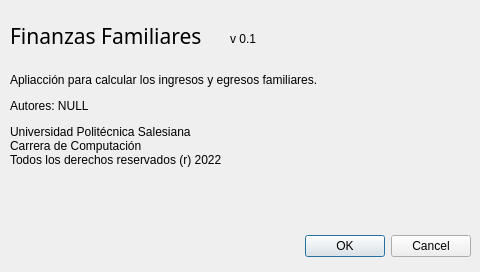
<?xml version="1.0" encoding="UTF-8"?>
<ui version="4.0">
 <class>Acerca</class>
 <widget class="QDialog" name="Acerca">
  <property name="geometry">
   <rect>
    <x>0</x>
    <y>0</y>
    <width>480</width>
    <height>272</height>
   </rect>
  </property>
  <property name="windowTitle">
   <string>Acerca De Salarios</string>
  </property>
  <widget class="QDialogButtonBox" name="buttonBox">
   <property name="geometry">
    <rect>
     <x>10</x>
     <y>230</y>
     <width>461</width>
     <height>32</height>
    </rect>
   </property>
   <property name="orientation">
    <enum>Qt::Horizontal</enum>
   </property>
   <property name="standardButtons">
    <set>QDialogButtonBox::Cancel|QDialogButtonBox::Ok</set>
   </property>
  </widget>
  <widget class="QLabel" name="label">
   <property name="geometry">
    <rect>
     <x>10</x>
     <y>10</y>
     <width>201</width>
     <height>51</height>
    </rect>
   </property>
   <property name="font">
    <font>
     <family>Arial Black</family>
     <pointsize>16</pointsize>
    </font>
   </property>
   <property name="text">
    <string>Finanzas Familiares</string>
   </property>
  </widget>
  <widget class="QLabel" name="label_4">
   <property name="geometry">
    <rect>
     <x>10</x>
     <y>70</y>
     <width>461</width>
     <height>141</height>
    </rect>
   </property>
   <property name="text">
    <string>&lt;html&gt;&lt;head/&gt;&lt;body&gt;&lt;p&gt;Apliacción para calcular los ingresos y egresos familiares.&lt;/p&gt;&lt;p&gt;Autores: NULL&lt;/p&gt;&lt;p&gt;Universidad Politécnica Salesiana&lt;br/&gt;Carrera de Computación&lt;br/&gt;Todos los derechos reservados (r) 2022&lt;/p&gt;&lt;p&gt;&lt;br/&gt;&lt;/p&gt;&lt;/body&gt;&lt;/html&gt;</string>
   </property>
   <property name="textFormat">
    <enum>Qt::RichText</enum>
   </property>
  </widget>
  <widget class="QLabel" name="outVersion">
   <property name="geometry">
    <rect>
     <x>230</x>
     <y>30</y>
     <width>67</width>
     <height>17</height>
    </rect>
   </property>
   <property name="text">
    <string>v 0.1</string>
   </property>
  </widget>
 </widget>
 <resources/>
 <connections>
  <connection>
   <sender>buttonBox</sender>
   <signal>accepted()</signal>
   <receiver>Acerca</receiver>
   <slot>accept()</slot>
   <hints>
    <hint type="sourcelabel">
     <x>248</x>
     <y>254</y>
    </hint>
    <hint type="destinationlabel">
     <x>157</x>
     <y>274</y>
    </hint>
   </hints>
  </connection>
  <connection>
   <sender>buttonBox</sender>
   <signal>rejected()</signal>
   <receiver>Acerca</receiver>
   <slot>reject()</slot>
   <hints>
    <hint type="sourcelabel">
     <x>316</x>
     <y>260</y>
    </hint>
    <hint type="destinationlabel">
     <x>286</x>
     <y>274</y>
    </hint>
   </hints>
  </connection>
 </connections>
</ui>
